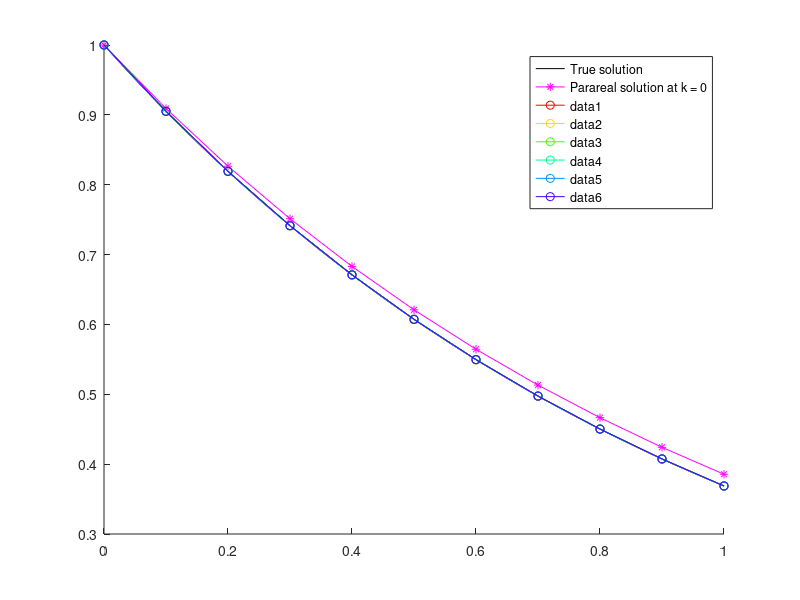
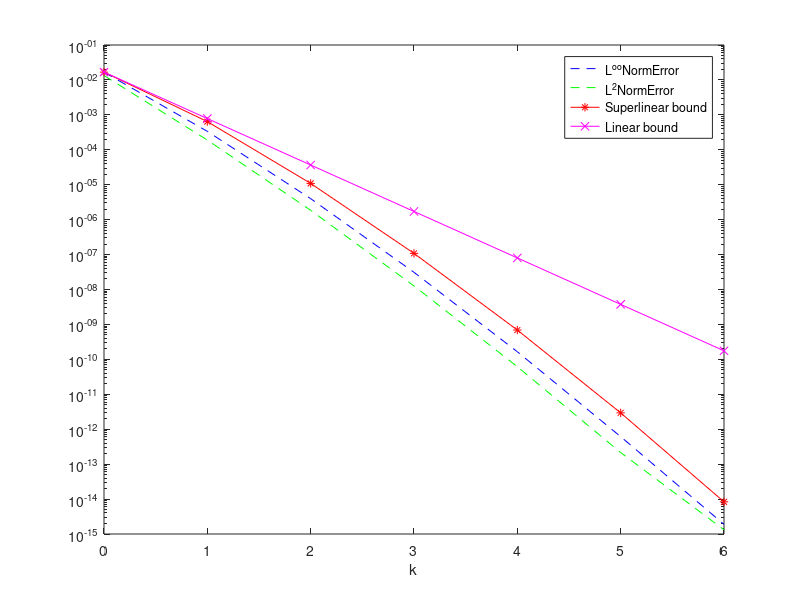

Source code (MATLAB) for these figures, in order:
close all
clear
clc


%% ---------------------------------------------------------------
%  Parareal algorithm for linear problem:  
%         y'(t) = a*y(t), t in (0,T)
%          y(t=0) = y0

global a ;
a = -1;
yExactFunction = @(t)exp(a*t);

% stability function (  y^n+1 = R(z)y^n  )
Rz = @(z) 1/(1-z);     % Backward Euler
% Rz = @(z) 1+z;       % Forward Euler

%% -----------------------------------------------------------------


% initial condition
u0 = 1;

% coarse propagator
N = 10;     %   number of coarse timesteps
T = 1;      %   T = N*Dt  
Dt = T/N;   %   coarse timesteps

xt = linspace(0,T,N+1);

% fine propagator
m = 20;    % number of fine time steps on each coarse time interval
dt = Dt/m;

K = 7 % number of Parareal iterations

cmap = hsv(K); % color map
%%
% Reduced system
F_tilde = (1-a*dt)^-m;  % fine propagator
G_tilde = (1-a*Dt)^-1;  % coarse propagator

Uk_0 = zeros(N,1);
rhs0 = [u0; zeros(m*N,1)];
rhs = [u0; (F_tilde-G_tilde)*Uk_0];

A = eye(m*N+1,m*N+1) + (-(1-a*dt)^-1)*diag(ones(m*N,1),-1);  % original problem matrix

A_tilde = eye(N+1,N+1) + (-F_tilde)*diag(ones(N,1),-1);      % reduced matrix

M_tilde = eye(N+1,N+1) + (-G_tilde)*diag(ones(N,1),-1);      % approximate reduced matrix

% exact solution

 xtrue = linspace(0,T,N*m+1);
 pick = 1:m:N*m+1;
 
 uF_true = A\rhs0;
 
  
%% ------------------------------------------------------------------
% initial coarse integration

U = M_tilde\rhs;

 figure
 hold on
 plot(xtrue,uF_true,'k',xt,U,'-*m');
 legend('True solution','Parareal solution at k = 0')
 
U0n = U;
proNj = 1;

L2NormError = [ sqrt(sum(Dt*(uF_true(pick)-U).^2))];
LInfNormError = [max(abs(uF_true(pick)-U))];
SupperlinearErrorBound  = LInfNormError;
LinearErrorBound  = LInfNormError;

%%



% iteration loop
for k = 1: K-1
        % k = k + 1
        rhs(2:end) =  [ (F_tilde-G_tilde)*U(1:end-1)];
        U = M_tilde\rhs;

       plot(xt,U,'Color',cmap(k,:),'Marker','o');
       
%        
%        norm(uF_true(pick)-U,'inf')
       proNj(k+1) = proNj(k)*(N-k);
       L2NormError(k+1) = sqrt(sum(Dt*(uF_true(pick)-U).^2));
       LInfNormError(k+1) = max(abs(uF_true(pick)-U));
       SupperlinearErrorBound(k+1)  = (abs(exp(a*Dt) - Rz(a*Dt)))^(k)/factorial(k)*proNj(k+1)*max(abs(uF_true(pick)-U0n));
       LinearErrorBound(k+1)  = (abs(exp(a*Dt) - Rz(a*Dt))/(1- abs(Rz(a*Dt))))^(k)*max(abs(uF_true(pick)-U0n));
end  % iteration loop

uF_true_coarse=uF_true(pick)
U

L2NormError=L2NormError'
LInfNormError=LInfNormError'
SupperlinearErrorBound=SupperlinearErrorBound'
LinearErrorBound=LinearErrorBound'

figure
semilogy(0:K-1,LInfNormError,'b--',0:K-1,L2NormError,'g--',0:K-1,SupperlinearErrorBound,'r*-',0:K-1,LinearErrorBound,'mx-')
legend('L^{oo}NormError','L^2NormError','Superlinear bound','Linear bound')
xlabel('k')
